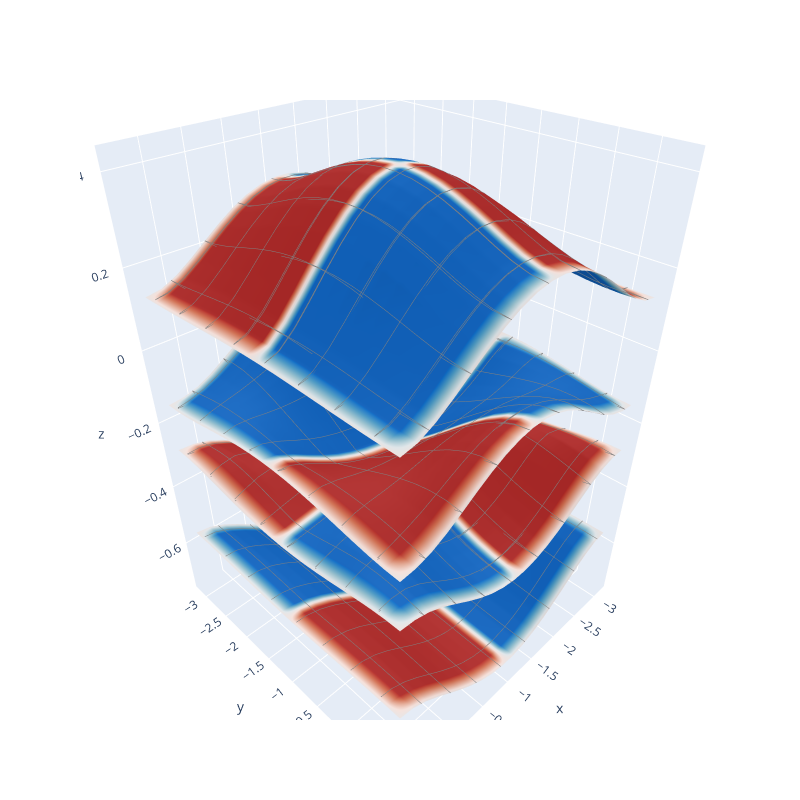

The notebook cell saved with this chart:
### Markdown cell above
## スピン分裂の確認

### Code cell
model = KappaET2X()
model.calc_scf(U=1, Ne=6.0, k_mesh=31)
model.plot_scf()
model.plot_band()
model.plot3d_band()

### Figure 1 — Plotly figure (JSON) as saved in the notebook; plotly's stock layout.template omitted (floating-point values rounded to 4 significant figures; data arrays with more than 128 entries replaced by an {"elided": "..."} marker saying what was removed)
{"data": [{"cmax": 1.5, "cmin": -1.5, "colorscale": [[0, "rgb(23, 28, 66)"], [0.09091, "rgb(41, 58, 143)"], [0.1818, "rgb(11, 102, 189)"], [0.2727, "rgb(69, 144, 185)"], [0.3636, "rgb(142, 181, 194)"], [0.4545, "rgb(210, 216, 219)"], [0.5455, "rgb(230, 210, 204)"], [0.6364, "rgb(213, 157, 137)"], [0.7273, "rgb(196, 101, 72)"], [0.8182, "rgb(172, 43, 36)"], [0.9091, "rgb(120, 14, 40)"], [1, "rgb(60, 9, 17)"]], "hoverinfo": "skip", "showscale": false, "surfacecolor": {"elided": "20x20 float values"}, "type": "surface", "x": {"elided": "31x31 float values"}, "y": {"elided": "31x31 float values"}, "z": {"elided": "20x20 float values"}}, {"cmax": 1.5, "cmin": -1.5, "colorscale": [[0, "rgb(23, 28, 66)"], [0.09091, "rgb(41, 58, 143)"], [0.1818, "rgb(11, 102, 189)"], [0.2727, "rgb(69, 144, 185)"], [0.3636, "rgb(142, 181, 194)"], [0.4545, "rgb(210, 216, 219)"], [0.5455, "rgb(230, 210, 204)"], [0.6364, "rgb(213, 157, 137)"], [0.7273, "rgb(196, 101, 72)"], [0.8182, "rgb(172, 43, 36)"], [0.9091, "rgb(120, 14, 40)"], [1, "rgb(60, 9, 17)"]], "contours": {"x": {"color": "grey", "end": 3.5, "highlight": false, "show": true, "size": 0.5, "start": -3.5}, "y": {"color": "grey", "end": 3.5, "highlight": false, "show": true, "size": 0.5, "start": -3.5}, "z": {"end": 1, "highlight": false, "show": false, "size": 0.5, "start": -1}}, "hoverinfo": "skip", "showscale": false, "surfacecolor": {"elided": "20x20 float values"}, "type": "surface", "x": {"elided": "31x31 float values"}, "y": {"elided": "31x31 float values"}, "z": {"elided": "20x20 float values"}}, {"cmax": 1.5, "cmin": -1.5, "colorscale": [[0, "rgb(23, 28, 66)"], [0.09091, "rgb(41, 58, 143)"], [0.1818, "rgb(11, 102, 189)"], [0.2727, "rgb(69, 144, 185)"], [0.3636, "rgb(142, 181, 194)"], [0.4545, "rgb(210, 216, 219)"], [0.5455, "rgb(230, 210, 204)"], [0.6364, "rgb(213, 157, 137)"], [0.7273, "rgb(196, 101, 72)"], [0.8182, "rgb(172, 43, 36)"], [0.9091, "rgb(120, 14, 40)"], [1, "rgb(60, 9, 17)"]], "contours": {"x": {"color": "grey", "end": 3.5, "highlight": false, "show": true, "size": 0.5, "start": -3.5}, "y": {"color": "grey", "end": 3.5, "highlight": false, "show": true, "size": 0.5, "start": -3.5}, "z": {"end": 1, "highlight": false, "show": false, "size": 0.5, "start": -1}}, "hoverinfo": "skip", "showscale": false, "surfacecolor": {"elided": "20x20 float values"}, "type": "surface", "x": {"elided": "31x31 float values"}, "y": {"elided": "31x31 float values"}, "z": {"elided": "20x20 float values"}}, {"cmax": 1.5, "cmin": -1.5, "colorscale": [[0, "rgb(23, 28, 66)"], [0.09091, "rgb(41, 58, 143)"], [0.1818, "rgb(11, 102, 189)"], [0.2727, "rgb(69, 144, 185)"], [0.3636, "rgb(142, 181, 194)"], [0.4545, "rgb(210, 216, 219)"], [0.5455, "rgb(230, 210, 204)"], [0.6364, "rgb(213, 157, 137)"], [0.7273, "rgb(196, 101, 72)"], [0.8182, "rgb(172, 43, 36)"], [0.9091, "rgb(120, 14, 40)"], [1, "rgb(60, 9, 17)"]], "contours": {"x": {"color": "grey", "end": 3.5, "highlight": false, "show": true, "size": 0.5, "start": -3.5}, "y": {"color": "grey", "end": 3.5, "highlight": false, "show": true, "size": 0.5, "start": -3.5}, "z": {"end": 1, "highlight": false, "show": false, "size": 0.5, "start": -1}}, "hoverinfo": "skip", "showscale": false, "surfacecolor": {"elided": "20x20 float values"}, "type": "surface", "x": {"elided": "31x31 float values"}, "y": {"elided": "31x31 float values"}, "z": {"elided": "20x20 float values"}}, {"cmax": 1.5, "cmin": -1.5, "colorscale": [[0, "rgb(23, 28, 66)"], [0.09091, "rgb(41, 58, 143)"], [0.1818, "rgb(11, 102, 189)"], [0.2727, "rgb(69, 144, 185)"], [0.3636, "rgb(142, 181, 194)"], [0.4545, "rgb(210, 216, 219)"], [0.5455, "rgb(230, 210, 204)"], [0.6364, "rgb(213, 157, 137)"], [0.7273, "rgb(196, 101, 72)"], [0.8182, "rgb(172, 43, 36)"], [0.9091, "rgb(120, 14, 40)"], [1, "rgb(60, 9, 17)"]], "contours": {"x": {"color": "grey", "end": 3.5, "highlight": false, "show": true, "size": 0.5, "start": -3.5}, "y": {"color": "grey", "end": 3.5, "highlight": false, "show": true, "size": 0.5, "start": -3.5}, "z": {"end": 1, "highlight": false, "show": false, "size": 0.5, "start": -1}}, "hoverinfo": "skip", "showscale": false, "surfacecolor": {"elided": "20x20 float values"}, "type": "surface", "x": {"elided": "31x31 float values"}, "y": {"elided": "31x31 float values"}, "z": {"elided": "20x20 float values"}}, {"cmax": 1.5, "cmin": -1.5, "colorscale": [[0, "rgb(23, 28, 66)"], [0.09091, "rgb(41, 58, 143)"], [0.1818, "rgb(11, 102, 189)"], [0.2727, "rgb(69, 144, 185)"], [0.3636, "rgb(142, 181, 194)"], [0.4545, "rgb(210, 216, 219)"], [0.5455, "rgb(230, 210, 204)"], [0.6364, "rgb(213, 157, 137)"], [0.7273, "rgb(196, 101, 72)"], [0.8182, "rgb(172, 43, 36)"], [0.9091, "rgb(120, 14, 40)"], [1, "rgb(60, 9, 17)"]], "contours": {"x": {"color": "grey", "end": 3.5, "highlight": false, "show": true, "size": 0.5, "start": -3.5}, "y": {"color": "grey", "end": 3.5, "highlight": false, "show": true, "size": 0.5, "start": -3.5}, "z": {"end": 1, "highlight": false, "show": false, "size": 0.5, "start": -1}}, "hoverinfo": "skip", "showscale": false, "surfacecolor": {"elided": "20x20 float values"}, "type": "surface", "x": {"elided": "31x31 float values"}, "y": {"elided": "31x31 float values"}, "z": {"elided": "20x20 float values"}}, {"cmax": 1.5, "cmin": -1.5, "colorscale": [[0, "rgb(23, 28, 66)"], [0.09091, "rgb(41, 58, 143)"], [0.1818, "rgb(11, 102, 189)"], [0.2727, "rgb(69, 144, 185)"], [0.3636, "rgb(142, 181, 194)"], [0.4545, "rgb(210, 216, 219)"], [0.5455, "rgb(230, 210, 204)"], [0.6364, "rgb(213, 157, 137)"], [0.7273, "rgb(196, 101, 72)"], [0.8182, "rgb(172, 43, 36)"], [0.9091, "rgb(120, 14, 40)"], [1, "rgb(60, 9, 17)"]], "contours": {"x": {"color": "grey", "end": 3.5, "highlight": false, "show": true, "size": 0.5, "start": -3.5}, "y": {"color": "grey", "end": 3.5, "highlight": false, "show": true, "size": 0.5, "start": -3.5}, "z": {"end": 1, "highlight": false, "show": false, "size": 0.5, "start": -1}}, "hoverinfo": "skip", "showscale": false, "surfacecolor": {"elided": "20x20 float values"}, "type": "surface", "x": {"elided": "31x31 float values"}, "y": {"elided": "31x31 float values"}, "z": {"elided": "20x20 float values"}}, {"cmax": 1.5, "cmin": -1.5, "colorscale": [[0, "rgb(23, 28, 66)"], [0.09091, "rgb(41, 58, 143)"], [0.1818, "rgb(11, 102, 189)"], [0.2727, "rgb(69, 144, 185)"], [0.3636, "rgb(142, 181, 194)"], [0.4545, "rgb(210, 216, 219)"], [0.5455, "rgb(230, 210, 204)"], [0.6364, "rgb(213, 157, 137)"], [0.7273, "rgb(196, 101, 72)"], [0.8182, "rgb(172, 43, 36)"], [0.9091, "rgb(120, 14, 40)"], [1, "rgb(60, 9, 17)"]], "contours": {"x": {"color": "grey", "end": 3.5, "highlight": false, "show": true, "size": 0.5, "start": -3.5}, "y": {"color": "grey", "end": 3.5, "highlight": false, "show": true, "size": 0.5, "start": -3.5}, "z": {"end": 1, "highlight": false, "show": false, "size": 0.5, "start": -1}}, "hoverinfo": "skip", "showscale": false, "surfacecolor": {"elided": "20x20 float values"}, "type": "surface", "x": {"elided": "31x31 float values"}, "y": {"elided": "31x31 float values"}, "z": {"elided": "20x20 float values"}}], "layout": {"height": 800, "scene": {"aspectratio": {"x": 1, "y": 1, "z": 1.5}, "xaxis": {"visible": true}, "yaxis": {"visible": true}, "zaxis": {"visible": true}}, "width": 800}}
